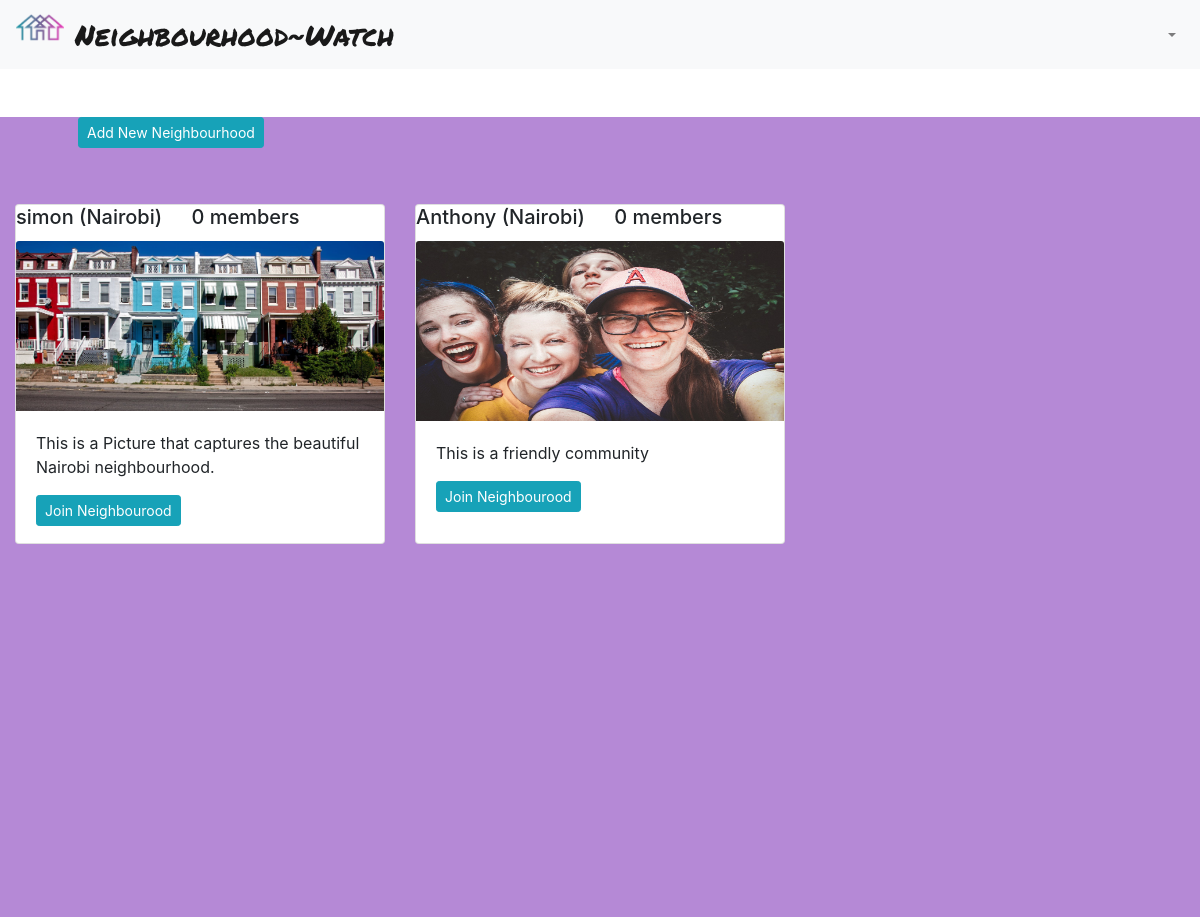
Page /all-hoods/ (signed in) on the earlier database version.
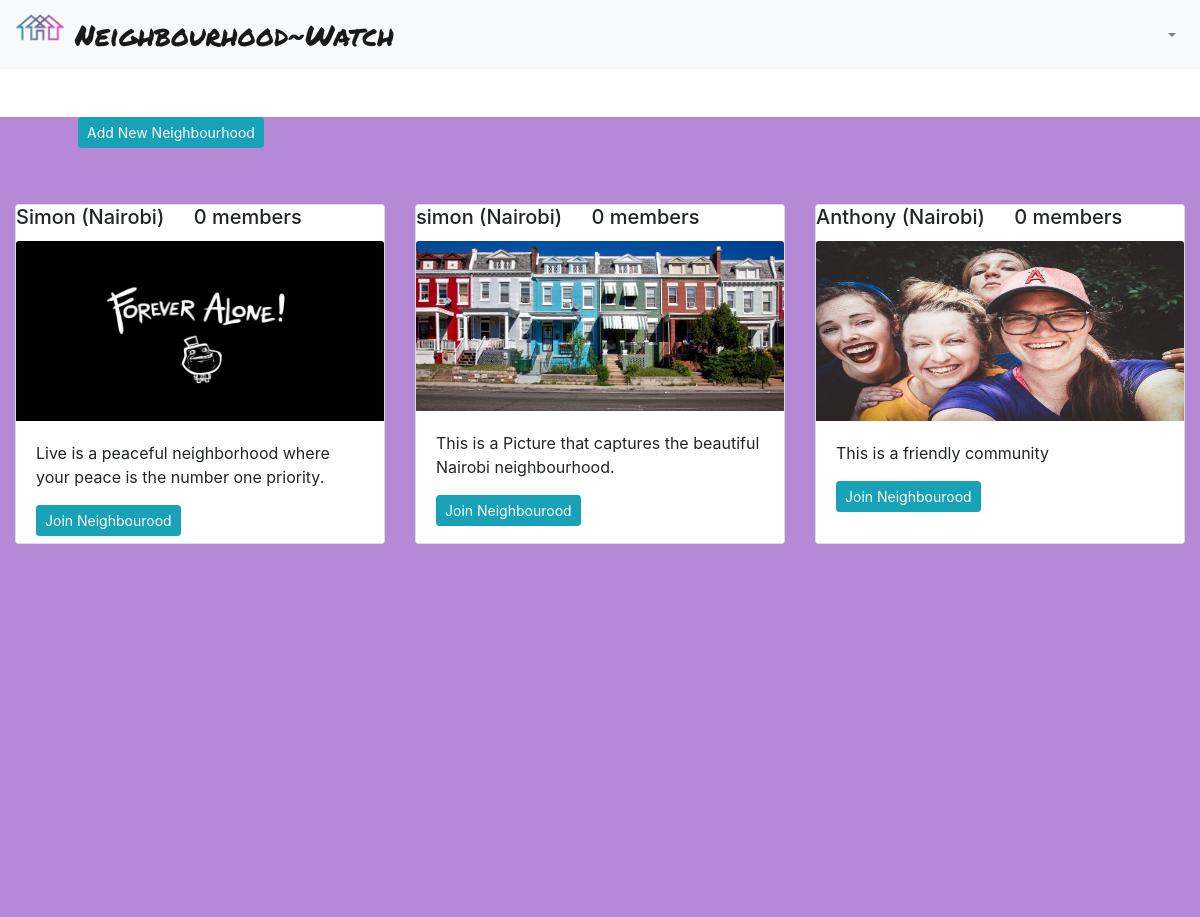
Same page on the later database version.
### neighborhoods/models.py (models this page shows, shortened)
class Neighbourhood(models.Model):
    name = models.CharField(max_length=50)
    location = models.CharField(max_length=60)
    admin = models.ForeignKey("Profile", on_delete=models.CASCADE, related_name='hood')
    neighbourhood_logo = models.ImageField(upload_to='images/')
    description = models.TextField()
    healthcenter_number = models.IntegerField(null=True, blank=True)
    police_number = models.IntegerField(null=True, blank=True)
    occupants_count = models.IntegerField(null=True, blank=True)

### neighborhoods/views.py (the view)
# urls.py: path('all-hoods/',views.neighbourhoods,name='hood'),
@login_required(login_url='login')
def neighbourhoods(request):
    all_hoods = Neighbourhood.objects.all()
    all_hoods = all_hoods[::-1]
    params = {
        'all_hoods': all_hoods,
    }
    return render(request, 'neighbourhoods.html', params)

### neighborhoods/templates/neighbourhoods.html
{% extends 'base.html' %}
{% load crispy_forms_tags %}
{% block content %}
<div class="page2">
  <div class="container-fluid">
    <div class="container sanches m-5">
      <a href="{% url 'new-hood' %}" class="btn btn-sm btn-info mb-2" style="text-align: center">Add New
        Neighbourhood</a>
    </div>
    <div class="row">
      {% for hood in all_hoods %}
      <div class="col-md-4">
        <div class="card mb-4" style="height:340px">
          <h5 class="card-title">{{ hood.name }} ({{hood.location}}) <span class="ml-4">{{hood.members.count}}
              member{{hood.members.count|pluralize}}</span></h5>
          <img src="{{ hood.neighbourhood_logo.url }}" class="card-img-top" alt="{{ hood.name }}" height="180px">
          <div class="card-body">
            <p class="card-text">{{hood.description}}</p>
            {% if request.user.profile.neighbourhood == hood %}
            <a href="{% url 'leave-hood' hood.id %}" class="btn btn-outline-danger btn-sm">Leave Neighbourhood</a>
            <a href="{% url 'single-hood' user.profile.neighbourhood.id %}" class="btn btn-outline-success btn-sm"
              style="float: right">Explore {{user.profile.neighbourhood.name}} Estate
            </a>
            {% elif not request.user.profile.neighbourhood %}
            <a href="{% url 'join-hood' hood.id %}" class="btn btn-info btn-sm">Join Neighbourood</a>
            {% endif %}
          </div>
        </div>
      </div>
      {% endfor %}
    </div>
  </div>
</div>
{% endblock %}

### neighborhoods/templates/base.html (shortened to what this page needs)
{% load static%}
<!DOCTYPE html>
<html lang="en">
<head>
  <link rel="stylesheet" href="https://stackpath.bootstrapcdn.com/font-awesome/4.7.0/css/font-awesome.min.css">
  <link rel="stylesheet" href="https://stackpath.bootstrapcdn.com/bootstrap/4.1.3/css/bootstrap.min.css"
>
    <link rel="stylesheet" href="https://stackpath.bootstrapcdn.com/bootstrap/4.3.1/css/bootstrap.min.css"
>
<link rel="stylesheet" href="https://cdnjs.cloudflare.com/ajax/libs/font-awesome/4.7.0/css/font-awesome.min.css">
  <link rel="stylesheet" href="{% static 'css/main.css' %}">
</head>
<body>
  {% include 'navbar.html'%}
  {% block content %} {%endblock%}
</body>
</html>

### neighborhoods/templates/navbar.html (shortened to what this page needs)
<nav class="mb-1 navbar navbar-expand-lg navbar-light bg-light">
          <a class="navbar-brand header" href="{% url 'index' %}">
            <img src="/static/images/logo.png" height="30" class="d-inline-block align-top "
                alt="mdb logo"> Neighbourhood~Watch
        </a>
  <div class="collapse navbar-collapse" id="navbarSupportedContent-333">
    {% if user.is_authenticated %}
    <ul class="navbar-nav ml-auto nav-flex-icons">
      <li class="nav-item dropdown">
        <a class="nav-link dropdown-toggle" id="navbarDropdownMenuLink-333" data-toggle="dropdown" aria-haspopup="true"
          aria-expanded="false">
        </a>
      </li>
    </ul>
      {% endif %}
  </div>
</nav>

### static/css/main.css (style rules this page uses)
.header { font-size: 1.8rem; font-family: 'Permanent Marker'; }
.page2 { background: #B589D6; height: 100vh; }

Differences in the rows shown:
added Neighbourhood: name "Simon", location "Nairobi", members.count "0", neighbourhood_logo (picture), description "Live is a peaceful neighborhood where your peace is the number one priority."
